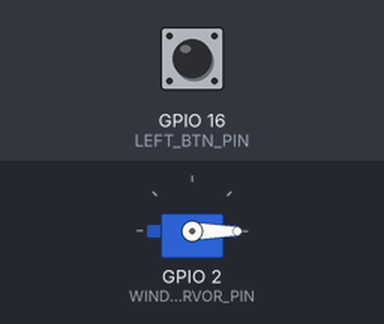
Bench run of a sketch on a simulated ESP32. Shown: servo. Inputs (shaded band) come from the test bench; at power-on: GPIO 16 (LEFT_BTN_PIN) HIGH.

Above: at 1.4 s.
1.5 s: GPIO 16 (LEFT_BTN_PIN) pulled LOW for 1 s
At 2.3 s:
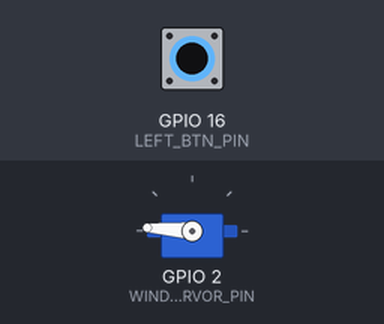
4.0 s: GPIO 16 (LEFT_BTN_PIN) pulled LOW for 3.2 s
At 4.16 s:
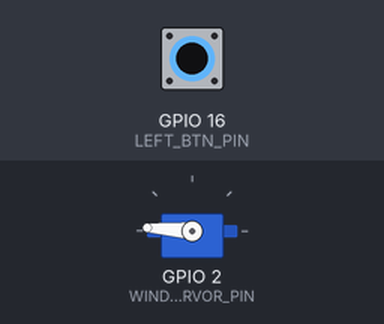
8.7 s: GPIO 16 (LEFT_BTN_PIN) pulled LOW for 0.15 s
At 9.5 s:
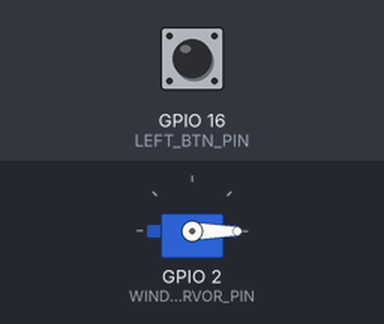
Timing chart, 0 to 11.7 s (numbered marks = the images above; inputs shaded):
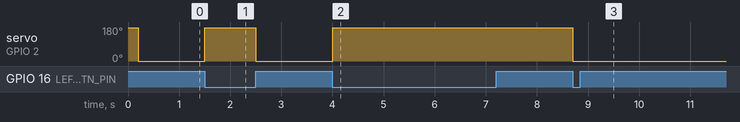

Measured:
- after the input at 1.5 s, servo on GPIO 2 (WINDOW_SERVOR_PIN): 0° → 176° at once, → 0° 0.99 s later
- after the input at 4.0 s, servo on GPIO 2 (WINDOW_SERVOR_PIN): 0° → 176° at once
- after the input at 8.7 s, servo on GPIO 2 (WINDOW_SERVOR_PIN): 176° → 0° at once

The sketch:

BTN_Gauche.ino
```cpp
#include <ESP32Servo.h>
Servo myservo;


const int WINDOW_SERVOR_PIN = 2; // Anciennement 5
const int LEFT_BTN_PIN = 16; // 👉
bool status_Window = false;

void setup() {
  pinMode(LEFT_BTN_PIN, INPUT);
  Serial.begin(9600);
  myservo.attach(WINDOW_SERVOR_PIN);
  myservo.write(176);
  delay(200);
}

void loop() {
  changeStatus();
  OpenWindow();
}

void changeStatus()
{
  if(!digitalRead(LEFT_BTN_PIN)){
    status_Window = !status_Window;
  }
}

void OpenWindow()
{
  if(status_Window == false){
  myservo.write(0);
  delay(10);
  }
  else {
  myservo.write(176);
  delay(10);
  }
}
```
